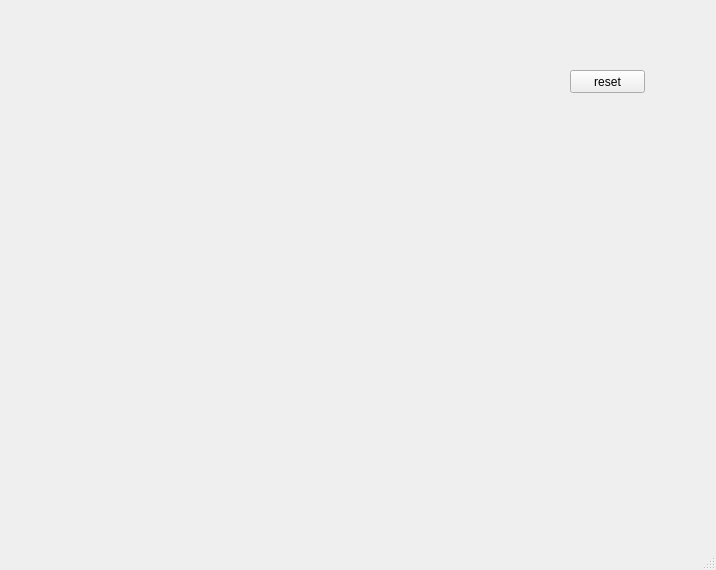
<?xml version="1.0" encoding="UTF-8"?>
<ui version="4.0">
 <class>MainWindow</class>
 <widget class="QMainWindow" name="MainWindow">
  <property name="geometry">
   <rect>
    <x>0</x>
    <y>0</y>
    <width>716</width>
    <height>570</height>
   </rect>
  </property>
  <property name="windowTitle">
   <string>MainWindow</string>
  </property>
  <widget class="QWidget" name="centralwidget">
   <widget class="QPushButton" name="reset">
    <property name="geometry">
     <rect>
      <x>570</x>
      <y>70</y>
      <width>75</width>
      <height>23</height>
     </rect>
    </property>
    <property name="text">
     <string>reset</string>
    </property>
   </widget>
  </widget>
  <widget class="QMenuBar" name="menubar">
   <property name="geometry">
    <rect>
     <x>0</x>
     <y>0</y>
     <width>716</width>
     <height>21</height>
    </rect>
   </property>
  </widget>
  <widget class="QStatusBar" name="statusbar"/>
 </widget>
 <resources/>
 <connections/>
</ui>
